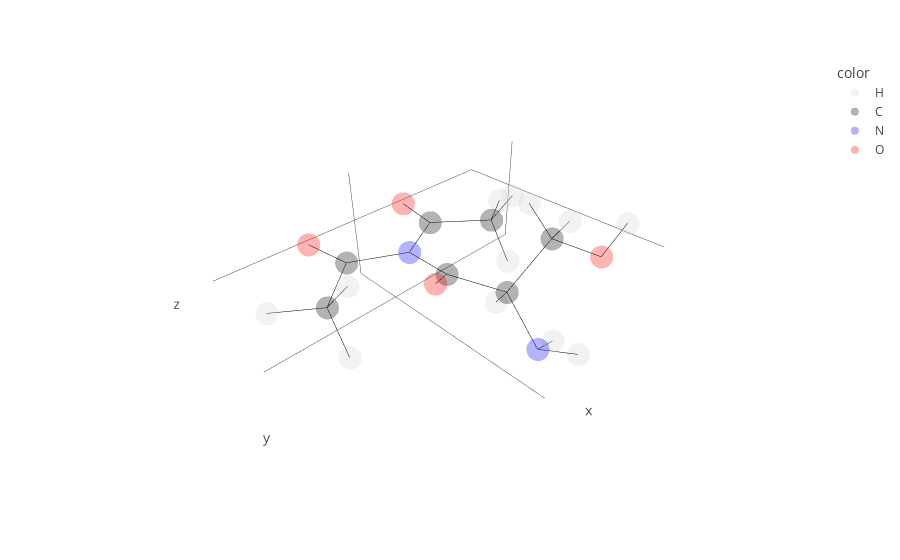

Write notebook code for a chart like this one.
### Markdown cell above
If we observe a clash in the resulting conformation, we can apply an optimization. There is a quick way to do so by simply calling the `optimize` method of any `Molecule`:

### Code cell
# optimize the geometry (at least a bit)
new.optimize()

# and check what it looks like
new.show()

### Figure 1 — Plotly figure (JSON) as saved in the notebook; plotly's stock layout.template omitted (floating-point values rounded to 4 significant figures)
{"data": [{"hovertemplate": "<b>%{hovertext}</b><br><br>color=H<br>x=%{x}<br>y=%{y}<br>z=%{z}<extra></extra>", "hovertext": ["H2", "H3", "H4", "H5", "H6", "H7", "H", "H2", "HA", "HB2", "HB3", "HG"], "legendgroup": "H", "marker": {"color": "lightgray", "opacity": 0.3, "symbol": "circle"}, "mode": "markers", "name": "H", "scene": "scene", "showlegend": true, "type": "scatter3d", "x": [3.326, 2.382, 2.287, -2.326, -2.339, -3.329, -0.2659, -1.407, -1.502, -1.856, -2.618, -3.986], "y": [0.4099, 1.507, 1.649, 1.59, 1.571, 0.4071, 4.347, 4.35, 1.966, 3.399, 1.858, 3.663], "z": [0.091, -0.948, 0.8303, -0.8857, 0.9008, -0.0116, -0.3732, -1.521, -1.503, 1.167, 0.7073, 0.3626]}, {"hovertemplate": "<b>%{hovertext}</b><br><br>color=C<br>x=%{x}<br>y=%{y}<br>z=%{z}<extra></extra>", "hovertext": ["C1", "C2", "C3", "C4", "CA", "C", "CB"], "legendgroup": "C", "marker": {"color": "black", "opacity": 0.3, "symbol": "circle"}, "mode": "markers", "name": "C", "scene": "scene", "showlegend": true, "type": "scatter3d", "x": [1.234, -1.234, 2.381, -2.381, -1.118, -0.0002159, -2.241], "y": [-0.0239, -0.024, 0.9511, 0.9515, 2.555, 1.802, 2.81], "z": [0.0049, -0.0009, -0.0062, 0.0007, -0.6706, 0.004032, 0.3345]}, {"hovertemplate": "<b>%{hovertext}</b><br><br>color=N<br>x=%{x}<br>y=%{y}<br>z=%{z}<extra></extra>", "hovertext": ["N1", "N"], "legendgroup": "N", "marker": {"color": "blue", "opacity": 0.3, "symbol": "circle"}, "mode": "markers", "name": "N", "scene": "scene", "showlegend": true, "type": "scatter3d", "x": [-0.0001, -0.6097], "y": [0.6228, 3.838], "z": [0.0038, -1.173]}, {"hovertemplate": "<b>%{hovertext}</b><br><br>color=O<br>x=%{x}<br>y=%{y}<br>z=%{z}<extra></extra>", "hovertext": ["O1", "O2", "O", "OG"], "legendgroup": "O", "marker": {"color": "red", "opacity": 0.3, "symbol": "circle"}, "mode": "markers", "name": "O", "scene": "scene", "showlegend": true, "type": "scatter3d", "x": [1.413, -1.413, 0.8946, -3.3], "y": [-1.239, -1.239, 2.406, 3.524], "z": [0.0021, -0.0045, 0.5443, -0.3045]}, {"hoverinfo": "skip", "line": {"color": "black", "width": 1}, "mode": "lines", "showlegend": false, "type": "scatter3d", "x": [1.413, 1.234], "y": [-1.239, -0.0239], "z": [0.0021, 0.0049]}, {"hoverinfo": "skip", "line": {"color": "black", "width": 1}, "mode": "lines", "showlegend": false, "type": "scatter3d", "x": [-1.413, -1.234], "y": [-1.239, -0.024], "z": [-0.0045, -0.0009]}, {"hoverinfo": "skip", "line": {"color": "black", "width": 1}, "mode": "lines", "showlegend": false, "type": "scatter3d", "x": [-0.0001, 1.234], "y": [0.6228, -0.0239], "z": [0.0038, 0.0049]}, {"hoverinfo": "skip", "line": {"color": "black", "width": 1}, "mode": "lines", "showlegend": false, "type": "scatter3d", "x": [-0.0001, -1.234], "y": [0.6228, -0.024], "z": [0.0038, -0.0009]}, {"hoverinfo": "skip", "line": {"color": "black", "width": 1}, "mode": "lines", "showlegend": false, "type": "scatter3d", "x": [1.234, 2.381], "y": [-0.0239, 0.9511], "z": [0.0049, -0.0062]}, {"hoverinfo": "skip", "line": {"color": "black", "width": 1}, "mode": "lines", "showlegend": false, "type": "scatter3d", "x": [-1.234, -2.381], "y": [-0.024, 0.9515], "z": [-0.0009, 0.0007]}, {"hoverinfo": "skip", "line": {"color": "black", "width": 1}, "mode": "lines", "showlegend": false, "type": "scatter3d", "x": [2.381, 3.326], "y": [0.9511, 0.4099], "z": [-0.0062, 0.091]}, {"hoverinfo": "skip", "line": {"color": "black", "width": 1}, "mode": "lines", "showlegend": false, "type": "scatter3d", "x": [2.381, 2.382], "y": [0.9511, 1.507], "z": [-0.0062, -0.948]}, {"hoverinfo": "skip", "line": {"color": "black", "width": 1}, "mode": "lines", "showlegend": false, "type": "scatter3d", "x": [2.381, 2.287], "y": [0.9511, 1.649], "z": [-0.0062, 0.8303]}, {"hoverinfo": "skip", "line": {"color": "black", "width": 1}, "mode": "lines", "showlegend": false, "type": "scatter3d", "x": [-2.381, -2.326], "y": [0.9515, 1.59], "z": [0.0007, -0.8857]}, {"hoverinfo": "skip", "line": {"color": "black", "width": 1}, "mode": "lines", "showlegend": false, "type": "scatter3d", "x": [-2.381, -2.339], "y": [0.9515, 1.571], "z": [0.0007, 0.9008]}, {"hoverinfo": "skip", "line": {"color": "black", "width": 1}, "mode": "lines", "showlegend": false, "type": "scatter3d", "x": [-2.381, -3.329], "y": [0.9515, 0.4071], "z": [0.0007, -0.0116]}, {"hoverinfo": "skip", "line": {"color": "black", "width": 1}, "mode": "lines", "showlegend": false, "type": "scatter3d", "x": [-0.6097, -1.118], "y": [3.838, 2.555], "z": [-1.173, -0.6706]}, {"hoverinfo": "skip", "line": {"color": "black", "width": 1}, "mode": "lines", "showlegend": false, "type": "scatter3d", "x": [-0.6097, -0.2659], "y": [3.838, 4.347], "z": [-1.173, -0.3732]}, {"hoverinfo": "skip", "line": {"color": "black", "width": 1}, "mode": "lines", "showlegend": false, "type": "scatter3d", "x": [-0.6097, -1.407], "y": [3.838, 4.35], "z": [-1.173, -1.521]}, {"hoverinfo": "skip", "line": {"color": "black", "width": 1}, "mode": "lines", "showlegend": false, "type": "scatter3d", "x": [-1.118, -0.0002159], "y": [2.555, 1.802], "z": [-0.6706, 0.004032]}, {"hoverinfo": "skip", "line": {"color": "black", "width": 1}, "mode": "lines", "showlegend": false, "type": "scatter3d", "x": [-1.118, -2.241], "y": [2.555, 2.81], "z": [-0.6706, 0.3345]}, {"hoverinfo": "skip", "line": {"color": "black", "width": 1}, "mode": "lines", "showlegend": false, "type": "scatter3d", "x": [-1.118, -1.502], "y": [2.555, 1.966], "z": [-0.6706, -1.503]}, {"hoverinfo": "skip", "line": {"color": "black", "width": 1}, "mode": "lines", "showlegend": false, "type": "scatter3d", "x": [-0.0002159, 0.8946], "y": [1.802, 2.406], "z": [0.004032, 0.5443]}, {"hoverinfo": "skip", "line": {"color": "black", "width": 1}, "mode": "lines", "showlegend": false, "type": "scatter3d", "x": [-0.0002159, 0.8946], "y": [1.802, 2.406], "z": [0.004032, 0.5443]}, {"hoverinfo": "skip", "line": {"color": "black", "width": 1}, "mode": "lines", "showlegend": false, "type": "scatter3d", "x": [-2.241, -3.3], "y": [2.81, 3.524], "z": [0.3345, -0.3045]}, {"hoverinfo": "skip", "line": {"color": "black", "width": 1}, "mode": "lines", "showlegend": false, "type": "scatter3d", "x": [-2.241, -1.856], "y": [2.81, 3.399], "z": [0.3345, 1.167]}, {"hoverinfo": "skip", "line": {"color": "black", "width": 1}, "mode": "lines", "showlegend": false, "type": "scatter3d", "x": [-2.241, -2.618], "y": [2.81, 1.858], "z": [0.3345, 0.7073]}, {"hoverinfo": "skip", "line": {"color": "black", "width": 1}, "mode": "lines", "showlegend": false, "type": "scatter3d", "x": [-3.3, -3.986], "y": [3.524, 3.663], "z": [-0.3045, 0.3626]}, {"hoverinfo": "skip", "line": {"color": "black", "width": 1}, "mode": "lines", "showlegend": false, "type": "scatter3d", "x": [-0.0001, -0.0002159], "y": [0.6228, 1.802], "z": [0.0038, 0.004032]}], "layout": {"legend": {"title": {"text": "color"}, "tracegroupgap": 0}, "margin": {"t": 60}, "scene": {"domain": {"x": [0, 1], "y": [0, 1]}, "xaxis": {"showgrid": false, "showline": false, "showticklabels": false, "title": {"text": "x"}}, "yaxis": {"showgrid": false, "showline": false, "showticklabels": false, "title": {"text": "y"}}, "zaxis": {"showgrid": false, "showline": false, "showticklabels": false, "title": {"text": "z"}}}}}
